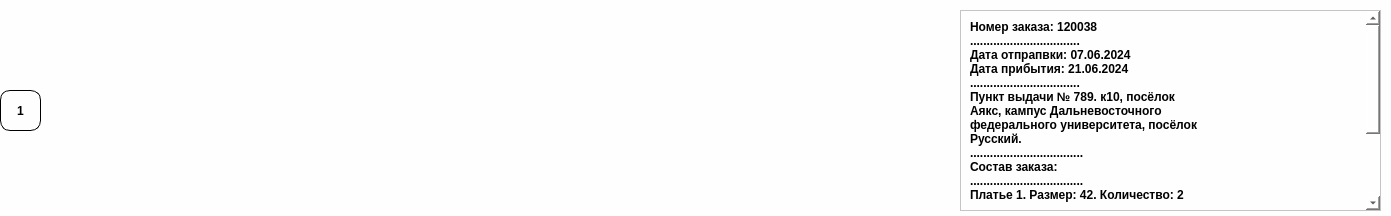
<?xml version="1.0" encoding="UTF-8"?>
<ui version="4.0">
 <class>Form</class>
 <widget class="QWidget" name="Form">
  <property name="geometry">
   <rect>
    <x>0</x>
    <y>0</y>
    <width>1391</width>
    <height>216</height>
   </rect>
  </property>
  <property name="windowTitle">
   <string>Form</string>
  </property>
  <property name="styleSheet">
   <string notr="true">background: rgb(254,254,254)</string>
  </property>
  <widget class="QWidget" name="horizontalLayoutWidget">
   <property name="geometry">
    <rect>
     <x>60</x>
     <y>10</y>
     <width>891</width>
     <height>201</height>
    </rect>
   </property>
   <layout class="QHBoxLayout" name="horizontalLayout">
    <property name="sizeConstraint">
     <enum>QLayout::SetMinimumSize</enum>
    </property>
    <property name="bottomMargin">
     <number>1</number>
    </property>
   </layout>
  </widget>
  <widget class="QScrollArea" name="scrollArea">
   <property name="geometry">
    <rect>
     <x>960</x>
     <y>10</y>
     <width>421</width>
     <height>201</height>
    </rect>
   </property>
   <property name="widgetResizable">
    <bool>true</bool>
   </property>
   <widget class="QWidget" name="scrollAreaWidgetContents">
    <property name="geometry">
     <rect>
      <x>0</x>
      <y>0</y>
      <width>398</width>
      <height>568</height>
     </rect>
    </property>
    <layout class="QVBoxLayout" name="verticalLayout">
     <item>
      <widget class="QLabel" name="ordered_items">
       <property name="styleSheet">
        <string notr="true">color: black;
font-weight: bold;
font: 14pt &quot;HelveticaNeueCyr&quot;;</string>
       </property>
       <property name="text">
        <string>Номер заказа: 120038
.................................
Дата отпрапвки: 07.06.2024
Дата прибытия: 21.06.2024
.................................
Пункт выдачи № 789. к10, посёлок 
Аякс, кампус Дальневосточного 
федерального университета, посёлок 
Русский.
..................................
Состав заказа: 
..................................
Платье 1. Размер: 42. Количество: 2
..................................
Платье 2. Размер: 40. Количество 1
..................................
Платье 3. Размер: 44. Количество: 2
..................................
Платье 4. Размер: 40. Количество 1
..................................
Платье 5. Размер: 40. Количество 1</string>
       </property>
      </widget>
     </item>
    </layout>
   </widget>
  </widget>
  <widget class="QPushButton" name="number">
   <property name="geometry">
    <rect>
     <x>0</x>
     <y>90</y>
     <width>41</width>
     <height>41</height>
    </rect>
   </property>
   <property name="styleSheet">
    <string notr="true">QPushButton:pressed {
border: 0px solid #000;
border-radius: 10px;
border-style: outset;
background: black;
color: rgb(254,254,254);
font-weight: bold;
font: 22pt &quot;Futurespore Cyrillic&quot;;
}
QPushButton {
border: 1px solid #000;
border-radius: 10px;
border-style: outset;
color: black;
font-weight: bold;
font: 22pt &quot;Futurespore Cyrillic&quot;;
}</string>
   </property>
   <property name="text">
    <string>1</string>
   </property>
  </widget>
 </widget>
 <resources/>
 <connections/>
</ui>
